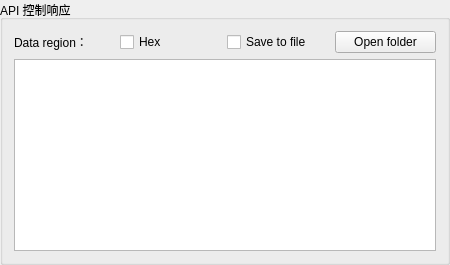
             <widget class="QGroupBox" name="groupBox_19">
              <property name="sizePolicy">
               <sizepolicy hsizetype="Minimum" vsizetype="Preferred">
                <horstretch>0</horstretch>
                <verstretch>0</verstretch>
               </sizepolicy>
              </property>
              <property name="minimumSize">
               <size>
                <width>450</width>
                <height>0</height>
               </size>
              </property>
              <property name="maximumSize">
               <size>
                <width>450</width>
                <height>16777215</height>
               </size>
              </property>
              <property name="title">
               <string>API 控制响应</string>
              </property>
              <layout class="QVBoxLayout" name="verticalLayout_21">
               <item>
                <layout class="QHBoxLayout" name="horizontalLayout_70">
                 <item>
                  <widget class="QLabel" name="label_77">
                   <property name="sizePolicy">
                    <sizepolicy hsizetype="Maximum" vsizetype="Maximum">
                     <horstretch>0</horstretch>
                     <verstretch>0</verstretch>
                    </sizepolicy>
                   </property>
                   <property name="maximumSize">
                    <size>
                     <width>100</width>
                     <height>16777215</height>
                    </size>
                   </property>
                   <property name="text">
                    <string>Data region：</string>
                   </property>
                  </widget>
                 </item>
                 <item>
                  <widget class="QCheckBox" name="checkBox_10">
                   <property name="text">
                    <string>Hex</string>
                   </property>
                  </widget>
                 </item>
                 <item>
                  <widget class="QCheckBox" name="checkBox_11">
                   <property name="text">
                    <string>Save to file</string>
                   </property>
                  </widget>
                 </item>
                 <item>
                  <widget class="QPushButton" name="pushButton_15">
                   <property name="text">
                    <string>Open folder</string>
                   </property>
                  </widget>
                 </item>
                </layout>
               </item>
               <item>
                <widget class="QTextEdit" name="textEdit_8"/>
               </item>
              </layout>
             </widget>
